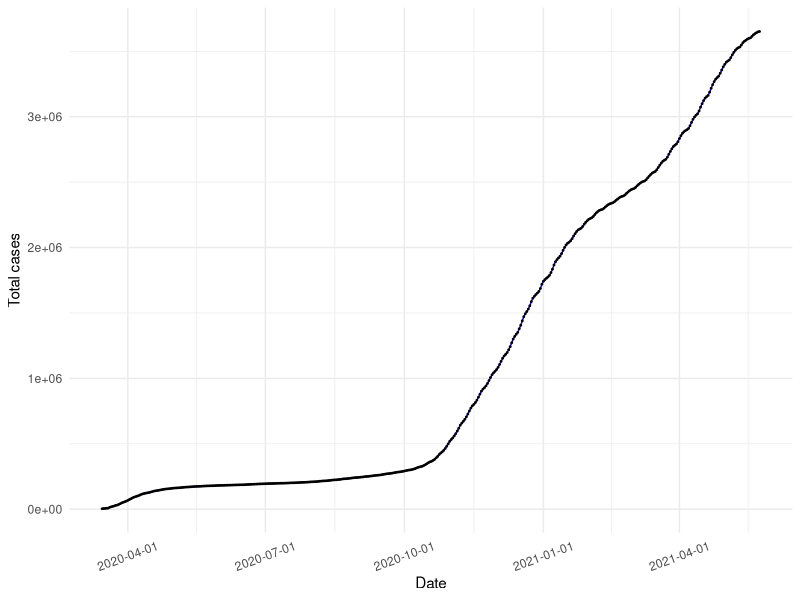
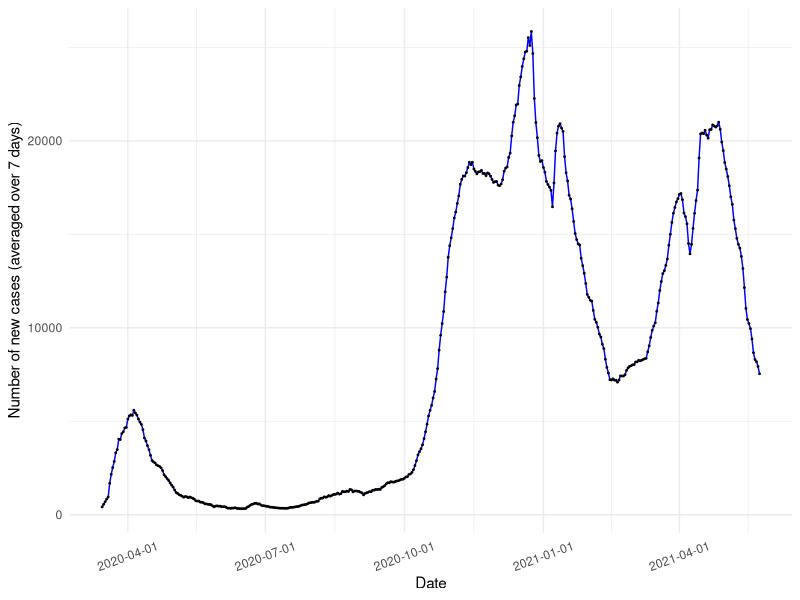
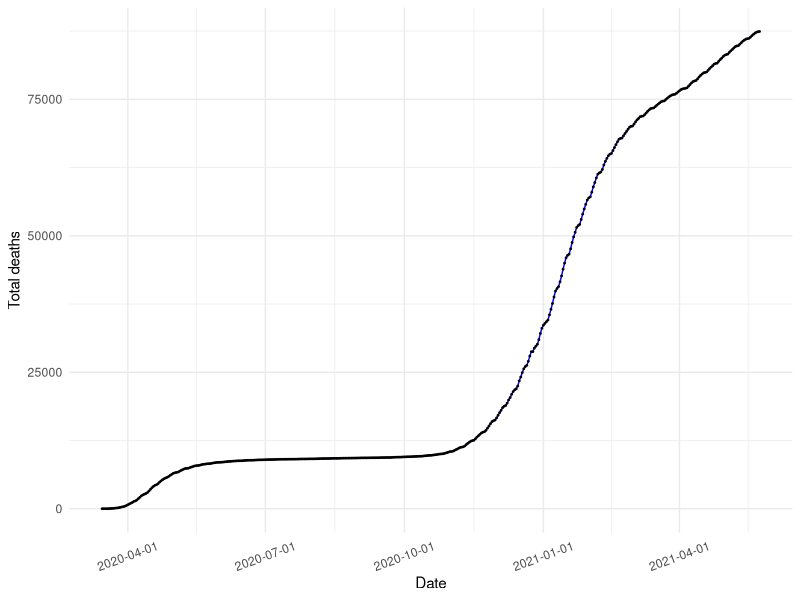
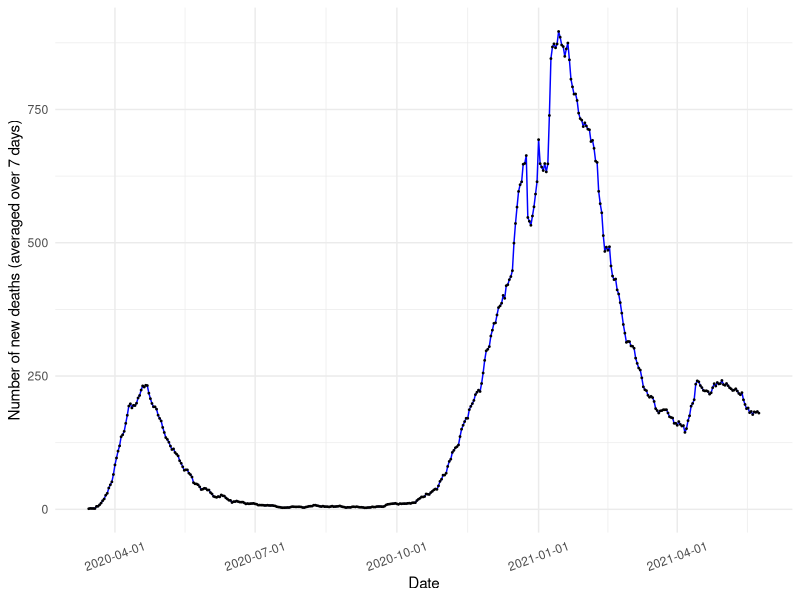

Reproduce these figures in R, in order.
## ---- chunk 1

knitr::opts_chunk$set(echo=TRUE, collapse = TRUE)

libload<-function(...) {
    libs<-unlist(list(...))
    req<-unlist(lapply(libs,require,character.only=TRUE))
    need<-libs[req==FALSE]
    if(length(need)>0){ 
        install.packages(need, repos = "https://ftp.fau.de/cran/")
        lapply(need, require, character.only=TRUE)
    }
}
packages <- c("data.table", "ggplot2", "dplyr", "stats", "RColorBrewer", "readr", "here", "scales")
libload(packages)


`%notin%` <- function(x,y) !(x %in% y) 
all.cases <- read_csv(here("static", "data", "GermanyAllNumbers.csv"))
all.cases$dates <- as.Date(all.cases$date)

color_deu <- '#0000FF'

colors16 <- c('#A6CEE3', '#1F78B4', '#B2DF8A', '#33A02C',
              '#000000', '#FF7F00', '#CAB2D6', 
              '#EFBE2F', '#FFFF99', '#B15928', '#F3A3B1', '#466D32',
              '#621AC1', '#C7D7D0', '#E31A1C','#F20CF4', '#123456')

## ---- chunk 2

# Plot 1 == Linear scale for total number of cases
cum.plot <- ggplot(data=all.cases, aes(x=date, y=total_cases)) +
            geom_line(color=color_deu) + geom_point(size = 0.3) +     
          #  scale_color_brewer(palette = 'Paired') + 
          #  scale_colour_manual(name= "State", values= colors16) +
          #  scale_x_continuous('Days since the 100th case', limits=c(0,200)) + 
            scale_x_date(name='Date', labels=date_format('%Y-%m-%d')) + 
            scale_y_continuous("Total cases") + 
            #ggtitle('Linear scale') +
            theme_minimal() + theme(axis.text.x = element_text(angle=20, hjust=0.5, vjust=0.5))

print(cum.plot) 

## ---- chunk 3



newcase7.plot <- ggplot(data=all.cases, aes(x=date, y=new_cases_smoothed)) +
            geom_line(color=color_deu) + geom_point(size = 0.3) + 
       #     scale_color_brewer(palette = 'Paired') +
      #      scale_colour_manual(name= "State", values= colors16) +
            scale_x_date(name='Date', labels=date_format('%Y-%m-%d')) + 
            scale_y_continuous(name="Number of new cases (averaged over 7 days)") + 
            #ggtitle('Linear scale') +
            theme_minimal() + theme(axis.text.x = element_text(angle=20, hjust=0.5, vjust=0.5))

print(newcase7.plot)
 
## ---- chunk 4
#num.deaths <- read_csv(here("static", "data", "GermanyTotalDeaths10States.csv"))

# Choose all the data points for the selected countries starting from Days_5 > 0
#deaths.final <- states.final[states.final$DeathsDays_5 > 0,]

# Plot 1 == Linear scale for total number of cases
deaths.plot <- ggplot(data= all.cases, aes(x=dates, y=total_deaths)) +
   geom_line(color=color_deu) + geom_point(size = 0.3) + 
  # scale_color_brewer(palette = 'Paired') +
#   scale_colour_manual(name= "State", values= colors16) +
#   scale_x_continuous('Days since 5 deaths', limits=c(0,200)) + 
   scale_x_date(name='Date', labels=date_format('%Y-%m-%d')) + 
    scale_y_continuous(name="Total deaths") + 
#   scale_y_continuous("Total deaths", trans = 'log10', breaks = logbreaks, 
#                      minor_breaks = logminor_breaks) +
#   annotation_logticks(sides="l") + 
   #ggtitle('Linear scale') +
   theme_minimal() +
  theme(axis.text.x = element_text(angle=20, hjust=0.5, vjust=0.5))

print(deaths.plot)

## ---- chunk 5
#new.cases <- read_csv(here("static", "data", "GermanyNewCases10States.csv"))

#states.final$Dates <- as.Date(states.final$Dates)
#death7days <- states.final
#death7days <- death7days[death7days$Dates > as.Date('2020-03-20'),]

death7days.plot <- ggplot(data= all.cases, aes(x=date, y=new_deaths_smoothed)) +
            geom_line(color=color_deu) + geom_point(size = 0.3) + 
       #     scale_color_brewer(palette = 'Paired') +
            scale_colour_manual(values= color_deu) +
            scale_x_date(name='Date', labels=date_format('%Y-%m-%d')) + 
            scale_y_continuous(name="Number of new deaths (averaged over 7 days)") + 
           
            #ggtitle('Linear scale') +
            theme_minimal() + theme(axis.text.x = element_text(angle=20, hjust=0.5, vjust=0.5))

print(death7days.plot)
 
